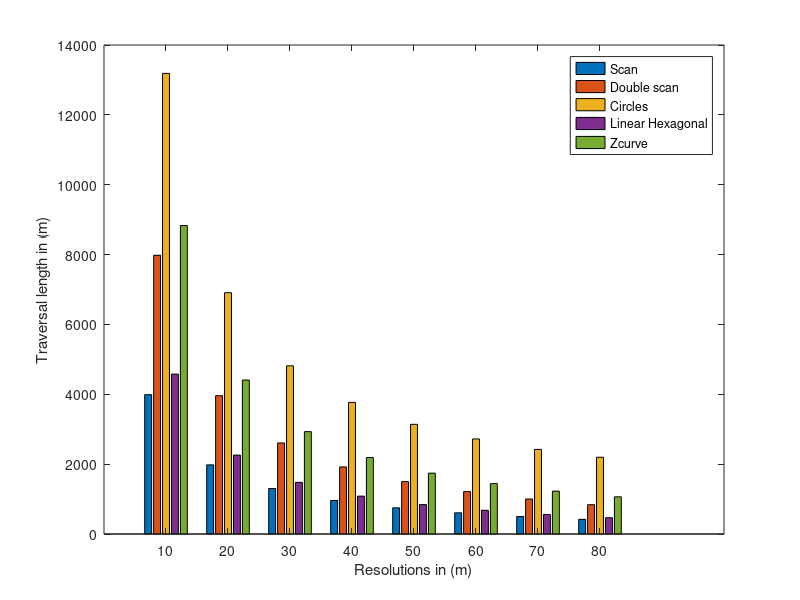

Write the MATLAB code that produced this figure. (Note: this script raises an error after producing the figure.)
m = 200;
resolutions = 10:10:80;

coordinates = zeros(length(resolutions), 6);

for i = 1:length(resolutions)
    r = resolutions(i);
    y_scan = (m^2 / r) - r;
    y_Dscan = 2 * y_scan; % Correction: Double Scan is twice the Y_Scan
    y_circle = 3.14 * m * (m / r + 1);
    y_LH = (2 * m^2 / (1.732 * r)) - (2 * m / 1.732) + m - r;
    y_zcurve = (m^2 / r) * (1 + 1 / 1.41) + (m^2 / (r * r) - 1) * (r / 2);

    coordinates(i, :) = [r, y_scan, y_Dscan, y_circle, y_LH,y_zcurve ];
end

figure;
bar(coordinates(:, 1), coordinates(:, 2:end));

xlabel('Resolutions in (m)');
ylabel('Traversal length in (m)');
%title('Traversal Path Comparison at Different Resolutions');

legend('Scan', 'Double scan', 'Circles','Linear Hexagonal', 'Zcurve', 'Location', 'Best');
colormap('parula');




